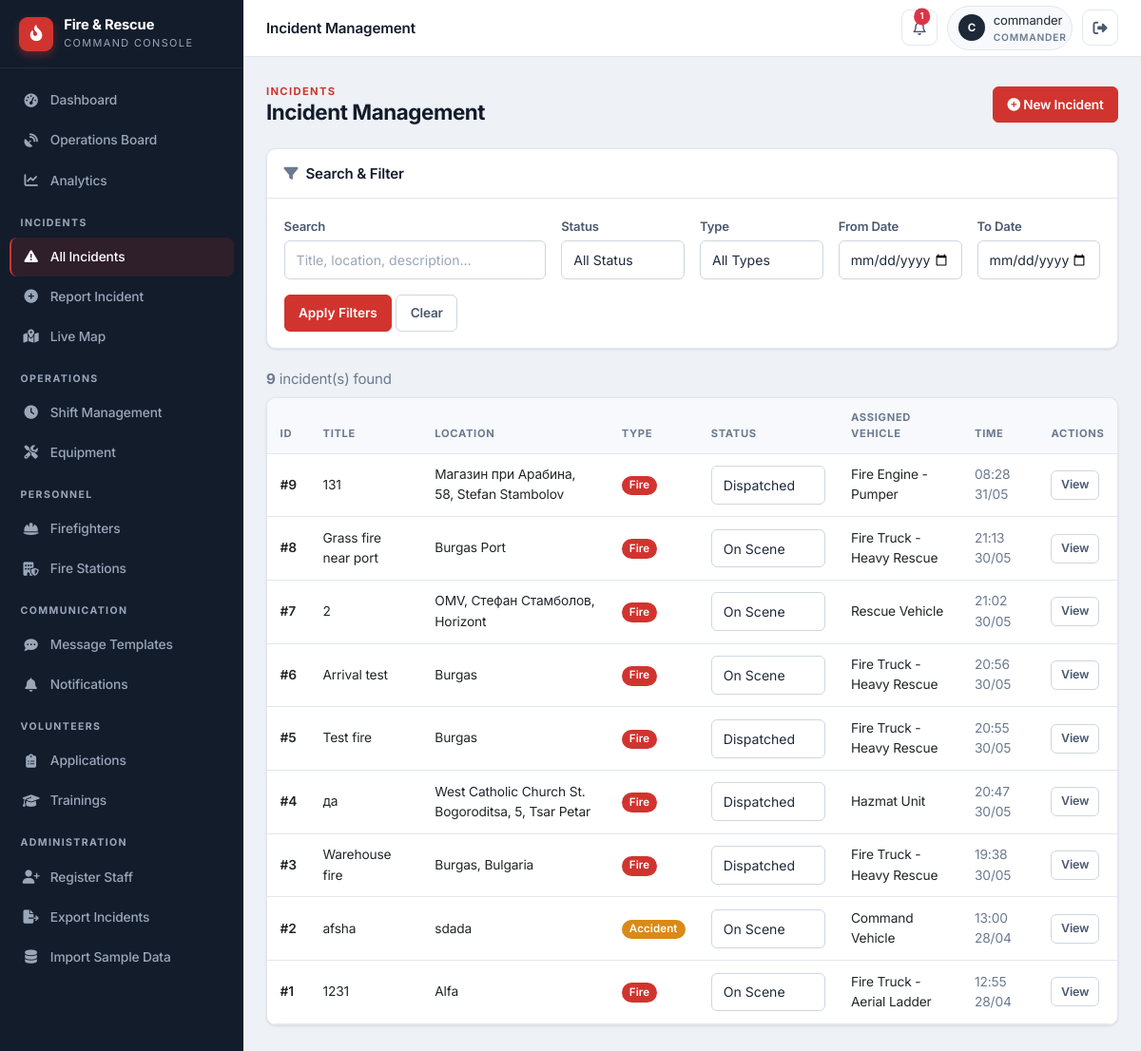
Page /staff/incidents (signed in) on the committed database.
### app/models/incident.py (models this page shows)
class Incident(db.Model):
    id = db.Column(db.Integer, primary_key=True)
    title = db.Column(db.String(100), nullable=False)
    location = db.Column(db.String(200), nullable=False)
    incident_type = db.Column(db.String(50), nullable=False)
    description = db.Column(db.Text)
    status = db.Column(db.String(20), default='Reported')
    reported_by = db.Column(db.Integer, db.ForeignKey('user_model.id'))
    reported_at = db.Column(db.DateTime, default=datetime.datetime.utcnow)
    assigned_vehicle_id = db.Column(db.Integer, db.ForeignKey('vehicle.id'), nullable=True)
    latitude = db.Column(db.Float, nullable=True)
    longitude = db.Column(db.Float, nullable=True)
    dispatched_at = db.Column(db.DateTime, nullable=True)
    on_scene_at = db.Column(db.DateTime, nullable=True)
    closed_at = db.Column(db.DateTime, nullable=True)
    last_updated = db.Column(db.DateTime, default=datetime.datetime.utcnow, onupdate=datetime.datetime.utcnow)
    updated_by = db.Column(db.Integer, db.ForeignKey('user_model.id'), nullable=True)
    assigned_vehicle = db.relationship('Vehicle', foreign_keys=[assigned_vehicle_id])
    reporter = db.relationship('UserModel', foreign_keys=[reported_by], backref='reported_incidents')
    updater = db.relationship('UserModel', foreign_keys=[updated_by], backref='updated_incidents')
    wind_direction = db.Column(db.Integer, nullable=True)  # degrees (0-360)
    wind_speed = db.Column(db.Float, nullable=True)  # km/h

### app/models/vehicle.py (models this page shows)
class Vehicle(db.Model):
    id = db.Column(db.Integer, primary_key=True)
    type = db.Column(db.String(50))
    location = db.Column(db.String(200))
    latitude = db.Column(db.Float, nullable=True)
    longitude = db.Column(db.Float, nullable=True)
    last_updated = db.Column(db.DateTime, default=datetime.datetime.utcnow, onupdate=datetime.datetime.utcnow)
    speed = db.Column(db.Float, nullable=True)
    heading = db.Column(db.Integer, nullable=True)
    status = db.Column(db.String(20), default='station')
    station_id = db.Column(db.Integer, db.ForeignKey('fire_station.id'), nullable=True)
    current_incident_id = db.Column(db.Integer, db.ForeignKey('incident.id'), nullable=True)
    route_polyline = db.Column(db.Text, nullable=True)      # JSON list of [lat, lng] along the road
    route_started_at = db.Column(db.DateTime, nullable=True)  # when the vehicle began driving
    route_total_seconds = db.Column(db.Float, nullable=True)  # animation duration (sped up for demo)
    route_real_seconds = db.Column(db.Float, nullable=True)   # real OSRM driving time, for ETA display
    route_distance_m = db.Column(db.Float, nullable=True)     # real route distance in meters
    route_dest_lat = db.Column(db.Float, nullable=True)
    route_dest_lng = db.Column(db.Float, nullable=True)
    current_incident = db.relationship('Incident', foreign_keys=[current_incident_id])
    firefighters = db.relationship('Firefighter', backref='assigned_vehicle', lazy=True)

### app/routes/incidents.py (the view, shortened to what this page needs)
@incidents_bp.route('/staff/incidents')
@login_required
def list_incidents():
    search_query = request.args.get('search', '')
    status_filter = request.args.get('status', '')
    type_filter = request.args.get('type', '')
    date_from = request.args.get('date_from', '')
    date_to = request.args.get('date_to', '')
    query = Incident.query
    if status_filter:
        query = query.filter(Incident.status == status_filter)
    if type_filter:
        query = query.filter(Incident.incident_type == type_filter)
    if date_from:
        date_from_obj = datetime.datetime.strptime(date_from, '%Y-%m-%d')
        query = query.filter(Incident.reported_at >= date_from_obj)
    if date_to:
        date_to_obj = datetime.datetime.strptime(date_to, '%Y-%m-%d') + datetime.timedelta(days=1)
        query = query.filter(Incident.reported_at <= date_to_obj)
    all_incidents = query.order_by(Incident.reported_at.desc()).all()
    all_statuses = db.session.query(Incident.status).distinct().all()
    all_types = db.session.query(Incident.incident_type).distinct().all()
    return render_template('staff/incidents/list.html',
                           incidents=all_incidents,
                           all_statuses=[s[0] for s in all_statuses],
                           all_types=[t[0] for t in all_types],
                           search_query=search_query,
                           status_filter=status_filter,
                           type_filter=type_filter,
                           date_from=date_from,
                           date_to=date_to)

### app/utils.py (called while the page is built)
def login_required(f):
    @wraps(f)
    def decorated_function(*args, **kwargs):
        if not session.get('logged_in'):
            flash('Please login to access the staff portal.', 'warning')
            return redirect(url_for('auth.staff_login'))
        return f(*args, **kwargs)
    return decorated_function

### app/templates/staff/incidents/list.html (shortened to what this page needs)
{% extends "staff/base.html" %}
{% block topbar_title %}Incident Management{% endblock %}
{% block content %}
<div class="page-head">
    <div>
        <div class="eyebrow">Incidents</div>
        <h1>Incident Management</h1>
    </div>
    <a href="{{ url_for('incidents.report_incident') }}" class="btn btn-primary">
        <i class="fa-solid fa-circle-plus"></i> New Incident
    </a>
</div>
<div class="card">
    <div class="card-header"><i class="fa-solid fa-filter text-muted me-2"></i>Search &amp; Filter</div>
    <div class="card-body">
        <form method="GET" action="{{ url_for('incidents.list_incidents') }}">
            <div class="row g-3">
                <div class="col-md-4">
                    <label class="form-label">Search</label>
                    <input type="text" name="search" class="form-control" value="{{ search_query }}" placeholder="Title, location, description…">
                </div>
                <div class="col-md-2">
                    <label class="form-label">Status</label>
                    <select name="status" class="form-select">
                        <option value="">All Status</option>
                    </select>
                </div>
                <div class="col-md-2">
                    <label class="form-label">Type</label>
                    <select name="type" class="form-select">
                        <option value="">All Types</option>
                    </select>
                </div>
                <div class="col-md-2">
                    <label class="form-label">From Date</label>
                    <input type="date" name="date_from" class="form-control" value="{{ date_from }}">
                </div>
                <div class="col-md-2">
                    <label class="form-label">To Date</label>
                    <input type="date" name="date_to" class="form-control" value="{{ date_to }}">
                </div>
            </div>
            <div class="mt-3">
                <button type="submit" class="btn btn-primary">Apply Filters</button>
                <a href="{{ url_for('incidents.list_incidents') }}" class="btn btn-outline-secondary">Clear</a>
            </div>
        </form>
    </div>
</div>
<div class="mb-2 text-muted"><strong>{{ incidents|length }}</strong> incident(s) found</div>
<div class="card mb-0">
    <div class="table-responsive">
        <table class="table table-hover mb-0">
            <thead>
                <tr>
                    <th>ID</th><th>Title</th><th>Location</th><th>Type</th><th>Status</th><th>Assigned Vehicle</th><th>Time</th><th>Actions</th>
                </tr>
            </thead>
            <tbody>
                {% for incident in incidents %}
                <tr>
                    <td class="fw-semibold">#{{ incident.id }}</td>
                    <td>{{ incident.title }}</td>
                    <td>{{ incident.location }}</td>
                    <td><span class="badge bg-{% if incident.incident_type == 'fire' %}primary{% elif incident.incident_type == 'rescue' %}success{% elif incident.incident_type == 'accident' %}warning{% else %}secondary{% endif %} text-capitalize">{{ incident.incident_type }}</span></td>
                    <td>
                        <div class="d-flex align-items-center">
                            <select class="form-select form-select-sm quick-status" data-incident="{{ incident.id }}" style="width:auto; min-width:120px;">
                                <option value="Dispatched" {% if incident.status == 'Dispatched' %}selected{% endif %}>Dispatched</option>
                                <option value="On Scene" {% if incident.status == 'On Scene' %}selected{% endif %}>On Scene</option>
                            </select>
                        </div>
                    </td>
                    <td>{% if incident.assigned_vehicle %}{{ incident.assigned_vehicle.type }}{% else %}<span class="text-muted">Unassigned</span>{% endif %}</td>
                    <td class="text-muted">{{ incident.reported_at.strftime('%H:%M %d/%m') }}</td>
                    <td><a href="{{ url_for('incidents.detail', incident_id=incident.id) }}" class="btn btn-sm btn-outline-secondary">View</a></td>
                </tr>
                {% endfor %}
            </tbody>
        </table>
    </div>
</div>
{% endblock %}

### app/static/css/theme.css (style rules this page uses)
:root { --bg: #eef1f5; --surface: #ffffff; --surface-2: #f7f9fc; --border: #e2e7ee; --border-strong: #cfd6e0; --ink: #131c2b; --ink-2: #1d2838; --ink-3: #2a3650; --ink-soft: #3a4860; --text: #1f2a3a; --text-2: #4a5870; --muted: #6b7a90; --on-dark: #e7ecf3; --on-dark-muted: #9aa7ba; --accent: #d1342f; --accent-dark: #ab2420; --accent-soft: #fdeceb; --success: #1f9d63; --success-soft: #e6f5ed; --warning: #d98a17; --warning-soft: #fbf1de; --info: #2b6cb0; --info-soft: #e6f0f9; --danger: #d1342f; --danger-soft: #fdeceb; --r-sm: 6px; --r: 10px; --r-lg: 14px; --shadow-xs: 0 1px 2px rgba(19, 28, 43, 0.06); --shadow-sm: 0 1px 3px rgba(19, 28, 43, 0.08), 0 1px 2px rgba(19, 28, 43, 0.04); --shadow-md: 0 4px 12px rgba(19, 28, 43, 0.08); --shadow-lg: 0 12px 28px rgba(19, 28, 43, 0.12); --sidebar-w: 256px; --topbar-h: 60px; --spacing-xs: 0.25rem; --spacing-sm: 0.5rem; --spacing-md: 1rem; --spacing-lg: 1.5rem; --spacing-xl: 2rem; --border-radius: var(--r); --border-radius-sm: var(--r-sm); --border-radius-lg: var(--r-lg); --primary-color: var(--accent); --secondary-color: var(--muted); --danger-color: var(--danger); }
* { box-sizing: border-box; }
html { -webkit-text-size-adjust: 100%; }
body { font-family: 'Inter', -apple-system, BlinkMacSystemFont, 'Segoe UI', Roboto, sans-serif; color: var(--text); background: var(--bg); font-size: 0.94rem; line-height: 1.55; letter-spacing: -0.01em; -webkit-font-smoothing: antialiased; text-rendering: optimizeLegibility; }
h1, h2, h3, h4, h5, h6 { color: var(--ink); font-weight: 700; letter-spacing: -0.02em; }
a { text-decoration: none; }
.text-muted { color: var(--muted) !important; }
.page-head { display: flex; align-items: center; justify-content: space-between; gap: 1rem; margin-bottom: 1.5rem; flex-wrap: wrap; }
.page-head h1, .page-head h2 { margin: 0; font-size: 1.4rem; font-weight: 700; }
.eyebrow { text-transform: uppercase; letter-spacing: 0.12em; font-size: 0.7rem; font-weight: 700; color: var(--accent); }

### app/static/css/main.css (style rules this page uses)
.card { border: 1px solid var(--border); border-radius: var(--r); box-shadow: var(--shadow-sm); background: var(--surface); margin-bottom: 1.25rem; }
.card-header { border-bottom: 1px solid var(--border); background: transparent; font-weight: 600; color: var(--ink); padding: 0.85rem 1.1rem; border-radius: var(--r) var(--r) 0 0 !important; }
.card-body { padding: 1.1rem; }
.btn { border-radius: var(--r-sm); font-weight: 600; font-size: 0.85rem; padding: 0.5rem 0.9rem; transition: all 0.15s; border-width: 1px; }
.btn-sm { padding: 0.32rem 0.6rem; font-size: 0.78rem; }
.btn-primary, .btn-danger { background: var(--accent); border-color: var(--accent); color: #fff; }
.btn-outline-secondary { color: var(--text-2); border-color: var(--border-strong); }
.table { margin-bottom: 0; color: var(--text); font-size: 0.86rem; }
.table > thead > tr > th { background: var(--surface-2); color: var(--muted); text-transform: uppercase; font-size: 0.7rem; letter-spacing: 0.06em; font-weight: 700; border-bottom: 1px solid var(--border); padding: 0.7rem 0.85rem; }
.table > tbody > tr > td { padding: 0.72rem 0.85rem; vertical-align: middle; border-color: var(--border); }
.table-responsive { border-radius: var(--r); }
.form-label { font-weight: 600; font-size: 0.82rem; color: var(--text-2); margin-bottom: 0.3rem; }
.form-control, .form-select { border-radius: var(--r-sm); border: 1px solid var(--border-strong); padding: 0.55rem 0.75rem; font-size: 0.88rem; color: var(--text); background: var(--surface); }
.form-control::placeholder { color: #9aa6b6; }
.badge { font-weight: 600; padding: 0.4em 0.7em; border-radius: 999px; font-size: 0.72rem; letter-spacing: 0.01em; }
.badge.bg-primary { background: var(--accent) !important; }
.badge.bg-warning { background: var(--warning) !important; color: #fff !important; }

### rows in the picture
Incident: id "9", title "131", location "Магазин при Арабина, 58, Stefan Stambolov", incident_type "Fire", status+id "Dispatched", assigned_vehicle.type "Fire Engine - Pumper", reported_at "08:28 31/05"
Incident: id "8", title "Grass fire near port", location "Burgas Port", incident_type "Fire", status+id "On Scene", assigned_vehicle.type "Fire Truck - Heavy Rescue", reported_at "21:13 30/05"
Incident: id "7", title "2", location "OMV, Стефан Стамболов, Horizont", incident_type "Fire", status+id "On Scene", assigned_vehicle.type "Rescue Vehicle", reported_at "21:02 30/05"
Incident: id "6", title "Arrival test", location "Burgas", incident_type "Fire", status+id "On Scene", assigned_vehicle.type "Fire Truck - Heavy Rescue", reported_at "20:56 30/05"
Incident: id "5", title "Test fire", location "Burgas", incident_type "Fire", status+id "Dispatched", assigned_vehicle.type "Fire Truck - Heavy Rescue", reported_at "20:55 30/05"
Incident: id "4", title "да", location "West Catholic Church St. Bogoroditsa, 5, Tsar Petar", incident_type "Fire", status+id "Dispatched", assigned_vehicle.type "Hazmat Unit", reported_at "20:47 30/05"
Incident: id "3", title "Warehouse fire", location "Burgas, Bulgaria", incident_type "Fire", status+id "Dispatched", assigned_vehicle.type "Fire Truck - Heavy Rescue", reported_at "19:38 30/05"
Incident: id "2", title "afsha", location "sdada", incident_type "Accident", status+id "On Scene", assigned_vehicle.type "Command Vehicle", reported_at "13:00 28/04"
Incident: id "1", title "1231", location "Alfa", incident_type "Fire", status+id "On Scene", assigned_vehicle.type "Fire Truck - Aerial Ladder", reported_at "12:55 28/04"

### other values in the picture
{{ (session.user_name or '?')[0]|upper }} "C"
{{ session.user_name }} "commander"
{{ session.user_role }} "COMMANDER"
{{ incidents|length }} "9"
